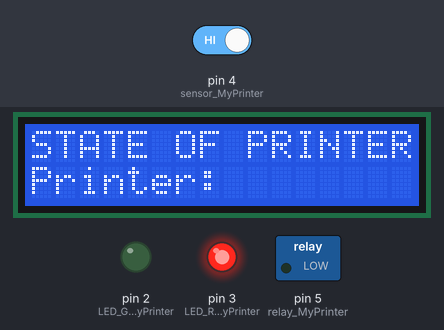
Bench run of a sketch on a simulated Arduino Nano, built with avr-gcc and run on an emulated ATmega328P. Shown: 16×2 character LCD, switched loads named in the sketch (green lamp = pin HIGH), output pins drawn as LEDs (lit = HIGH). The test bench sets the inputs (shaded band); at power-on: pin 4 (sensor_MyPrinter) HIGH. What the sketch prints to the serial monitor is not drawn.

Above: at 3.2 s.
3.3 s: pin 4 (sensor_MyPrinter) driven LOW
At 4.4 s:
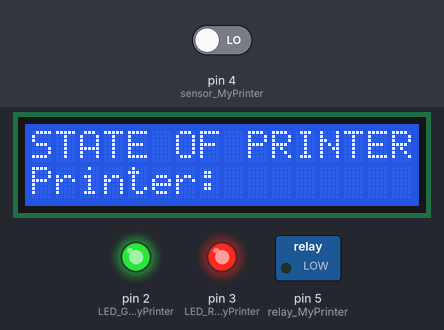
6.3 s: pin 4 (sensor_MyPrinter) driven HIGH
At 6.9 s:
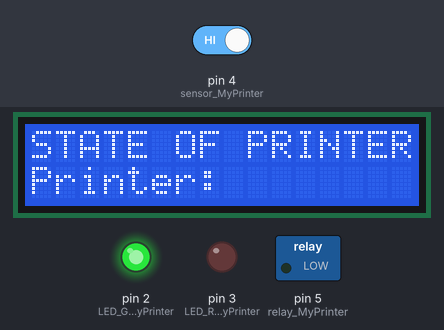
9.3 s: pin 4 (sensor_MyPrinter) driven LOW
At 11.0 s:
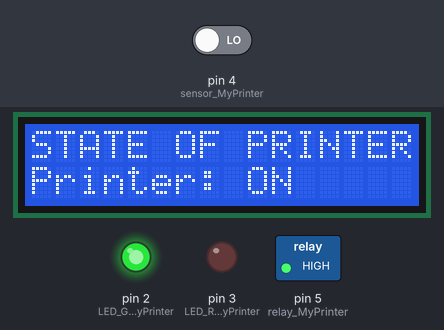
12.3 s: pin 4 (sensor_MyPrinter) driven HIGH
At 13.5 s:
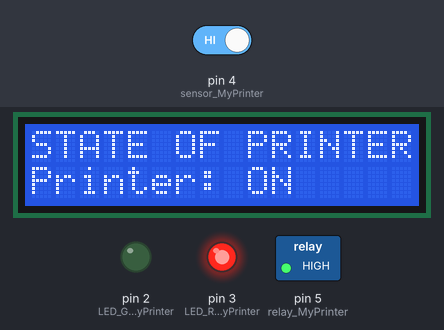
15.3 s: pin 4 (sensor_MyPrinter) driven LOW
At 15.9 s:
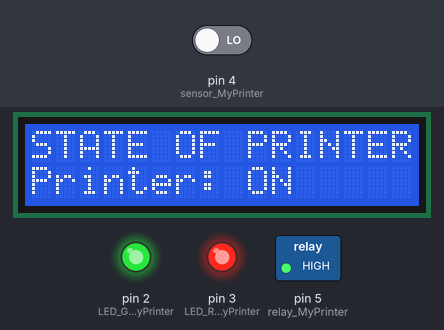
Timing chart, 0 to 19.3 s (numbered marks = the images above; inputs shaded):
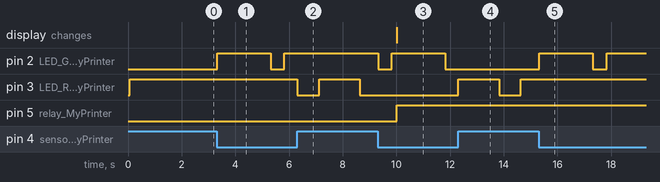

The sketch:

Printer_AutoPower_Off_1_Printer.ino
```cpp
/*
Ce code est une version simplifiée pour 1 imprimante connectée à 1 prise.
Eléments nécessaires:
- 1 carte Arduino Nano
- 1 module relais pour Arduino
- 2 LED (1 verte et 1 rouge)
- 2 résistances 1K ohms pour les LED
- 1 résistance 1M ohms pour le microswitch
- 1 microswitch
- 1 écran LCD 16x2 (facultatif)
- 1 prise éléctrique

Liens des vidéos:

==================================

This code is a simplified version for 1 printer connected to 1 outlet.
Necessary items:
- 1 Arduino Nano board
- 1 relay module
- 2 LEDs (1 green and 1 red)
- 2 1K ohm resistors for the LEDs
- 1 1M ohm resistor for the microswitch
- 1 microswitch
- 1 16x2 LCD screen (optional)
- 1 electrical outlet

Video links:

*/

//Programme: Printer_AutoPower_Off_1_Printer_30-06-2024
#include <SoftwareSerial.h>
#include <Wire.h>
#include <LCD.h>
#include <LiquidCrystal.h>
#include <LiquidCrystal_I2C.h>

// LiquidCrystal_I2C lcd(0x20, 2, 1, 0, 4, 5, 6, 7, 3, POSITIVE); // pour l'écran LCD 16x2 / for 16x2 LCD screen
LiquidCrystal_I2C lcd(0x27, 2, 1, 0, 4, 5, 6, 7, 3, POSITIVE);    // pour l'écran LCD 16x2 / for 16x2 LCD screen

unsigned long currentMillisMyPrinter;
unsigned long previousMillisMyPrinter;

long printer_TurnOn_Confirmation = 10000;     // délai de confirmation de l'état du capteur pour éviter des mises sous tension intempestives = 10 secondes (10000)
                                              // delay to confirm the state of the sensor to avoid untimely power on = 10 seconds (10000)
long printer_TurnOff_Confirmation = 2700000;  // délai maximum de mise hors tension = 45 minutes (2700000) (en prévision du temps de nivellement automatique)
                                              // maximum delay to power off = 45 minutes (2700000) (in anticipation of auto-leveling time)

bool relay_MyPrinterState = LOW;  // stockera l'état du relais pour l'imprimante
                                  // will store the state of the relay for the printer

String MyPrinter_OnOff;  // stockera le texte à afficher pour l'état de l'imprimante (ON ou OFF)
                         // will store the text to display for the state of the printer (ON or OFF)

const int LED_Green_MyPrinter = 2;  // pin LED verte / pin for green LED
const int LED_Red_MyPrinter = 3;    // pin LED rouge / pin for red LED
const int sensor_MyPrinter = 4;     // pin micro-switch
const int relay_MyPrinter = 5;      // pin du relai / relay pin

bool stateSensorMyPrinter;  // le microswitch est-il appuyé ou pas ? / is the microswitch pressed or not?

// délais des LED allumées/éteintes  / LED on/off delays
long OnTime_redLED = 1500;
long OffTime_redLED = 800;
long OnTime_greenLED = 2000;
long OffTime_greenLED = 500;

//================================================
// création de la classe pour le clignotement des LED
// creating the class for LED blinking
class Flasher {
  int ledPin;
  long OnTime;
  long OffTime;
  int ledState;
  unsigned long previousMillis_blink;
public:
  Flasher(int pin, long on, long off) {
    ledPin = pin;
    pinMode(ledPin, OUTPUT);
    OnTime = on;
    OffTime = off;
    ledState = LOW;
    previousMillis_blink = 0;
  }
  void Update() {
    // vérifie s'il est temps de changer l'état de la LED
    // check to see if it's time to change the state of the LED
    unsigned long currentMillis_blink = millis();
    if ((ledState == HIGH) && (currentMillis_blink - previousMillis_blink >= OnTime)) {
      ledState = LOW;
      previousMillis_blink = currentMillis_blink;
      digitalWrite(ledPin, ledState);
    } else if ((ledState == LOW) && (currentMillis_blink - previousMillis_blink >= OffTime)) {
      ledState = HIGH;
      previousMillis_blink = currentMillis_blink;
      digitalWrite(ledPin, ledState);
    }
  }
};

// création de l'objet Flasher pour les LED rouge et verte de l'imprimante
// creation of the Flasher object for the red and green LEDs of the printer
Flasher led_MyPrinter_Red(LED_Red_MyPrinter, OnTime_redLED, OffTime_redLED);
Flasher led_MyPrinter_Green(LED_Green_MyPrinter, OnTime_greenLED, OffTime_greenLED);

//================================================

void setup() {

  Serial.begin(9600);  // initialisation du moniteur série / initializing the serial monitor
  lcd.begin(16, 2);    // initialisation du LCD / initializing the LCD
  lcd.clear();

  pinMode(relay_MyPrinter, OUTPUT);
  pinMode(LED_Green_MyPrinter, OUTPUT);
  pinMode(LED_Red_MyPrinter, OUTPUT);
  pinMode(sensor_MyPrinter, INPUT);

  // éteindre le relais au démarrage / turning off the relay on start up
  digitalWrite(relay_MyPrinter, LOW);

  // éteindre les LED vertes au démarrage / turning off the green LEDs on start up
  digitalWrite(LED_Green_MyPrinter, LOW);

  // allumer les LED rouges au démarrage / turning on the red LEDs on start up
  digitalWrite(LED_Red_MyPrinter, HIGH);

  // affichage de l'état de l'imprimante sur l'écran LCD / displaying the status of the printer on the lcd
  lcd.setCursor(0, 0);
  lcd.print("STATE OF PRINTER");

  lcd.setCursor(0, 1);
  lcd.print("Printer: ");

  Serial.println("Program name: Printer_AutoPower_Off_1_Printer_30-06-2024");

  delay(2000);

}  // end of setup

//=========================

void loop() {

  currentMillisMyPrinter = millis();
  stateSensorMyPrinter = digitalRead(sensor_MyPrinter);

  if (stateSensorMyPrinter == LOW) {

    led_MyPrinter_Green.Update();  // clignotement de la LED verte / green LED flashing

    currentMillisMyPrinter = millis();
    if (currentMillisMyPrinter - previousMillisMyPrinter >= printer_TurnOn_Confirmation) {
      stateSensorMyPrinter = digitalRead(sensor_MyPrinter);
      if (stateSensorMyPrinter == LOW) {
        digitalWrite(LED_Green_MyPrinter, HIGH);
        digitalWrite(LED_Red_MyPrinter, LOW);
        digitalWrite(relay_MyPrinter, HIGH);
        MyPrinter_OnOff = "ON ";    // statut de l'imprimante / state of the printer
        previousMillisMyPrinter = currentMillisMyPrinter;
      }
    }
  }
  else if (stateSensorMyPrinter == HIGH) {

    led_MyPrinter_Red.Update();  // clignotement de la LED rouge / red LED flashing

    currentMillisMyPrinter = millis();

    if (currentMillisMyPrinter - previousMillisMyPrinter >= printer_TurnOff_Confirmation) {
      stateSensorMyPrinter = digitalRead(sensor_MyPrinter);
      if (stateSensorMyPrinter == HIGH) {
        digitalWrite(LED_Green_MyPrinter, LOW);
        digitalWrite(LED_Red_MyPrinter, HIGH);
        digitalWrite(relay_MyPrinter, LOW);
        MyPrinter_OnOff = "OFF";    // statut de l'imprimante / state of the printer

        previousMillisMyPrinter = currentMillisMyPrinter;
      }
    }
  }

  //=====================================================

  lcd.setCursor(9, 1);
  lcd.print(MyPrinter_OnOff);  // afficher l'état de l'imprimante à l'écran / display the status of the printer on the LCD

  // afficher l'état de l'imprimante au moniteur série / display the status of the printer on the serial monitor
  Serial.print("Imprimante /Printer: ");
  Serial.println(MyPrinter_OnOff);

}  // end of loop
```

Measured:
- after the input at 3.3 s, pin 2 (LED_Green_MyPrinter): LOW → HIGH at once, → LOW 2.0 s later, → HIGH 0.50 s later; pin 3 (LED_Red_MyPrinter): stays HIGH (without the input it goes to LOW after 0.30 s)
- after the input at 6.3 s, pin 2 (LED_Green_MyPrinter): stays HIGH (without the input it goes to LOW after 1.5 s); pin 3 (LED_Red_MyPrinter): HIGH → LOW at once, → HIGH 0.81 s later, → LOW 1.5 s later
- after the input at 9.3 s, pin 2 (LED_Green_MyPrinter): HIGH → LOW at once, → HIGH 0.50 s later, → LOW 2.0 s later; pin 3 (LED_Red_MyPrinter): stays LOW (without the input it goes to HIGH after 0.14 s); pin 5 (relay_MyPrinter): LOW → HIGH after 0.71 s; the display: changes after 0.72 s (image 3)
- after the input at 12.3 s, pin 2 (LED_Green_MyPrinter): stays LOW (without the input it goes to HIGH after 0.04 s); pin 3 (LED_Red_MyPrinter): LOW → HIGH at once, → LOW 1.5 s later, → HIGH 0.81 s later
- after the input at 15.3 s, pin 2 (LED_Green_MyPrinter): LOW → HIGH at once, → LOW 2.0 s later, → HIGH 0.51 s later; pin 3 (LED_Red_MyPrinter): stops changing and stays HIGH
